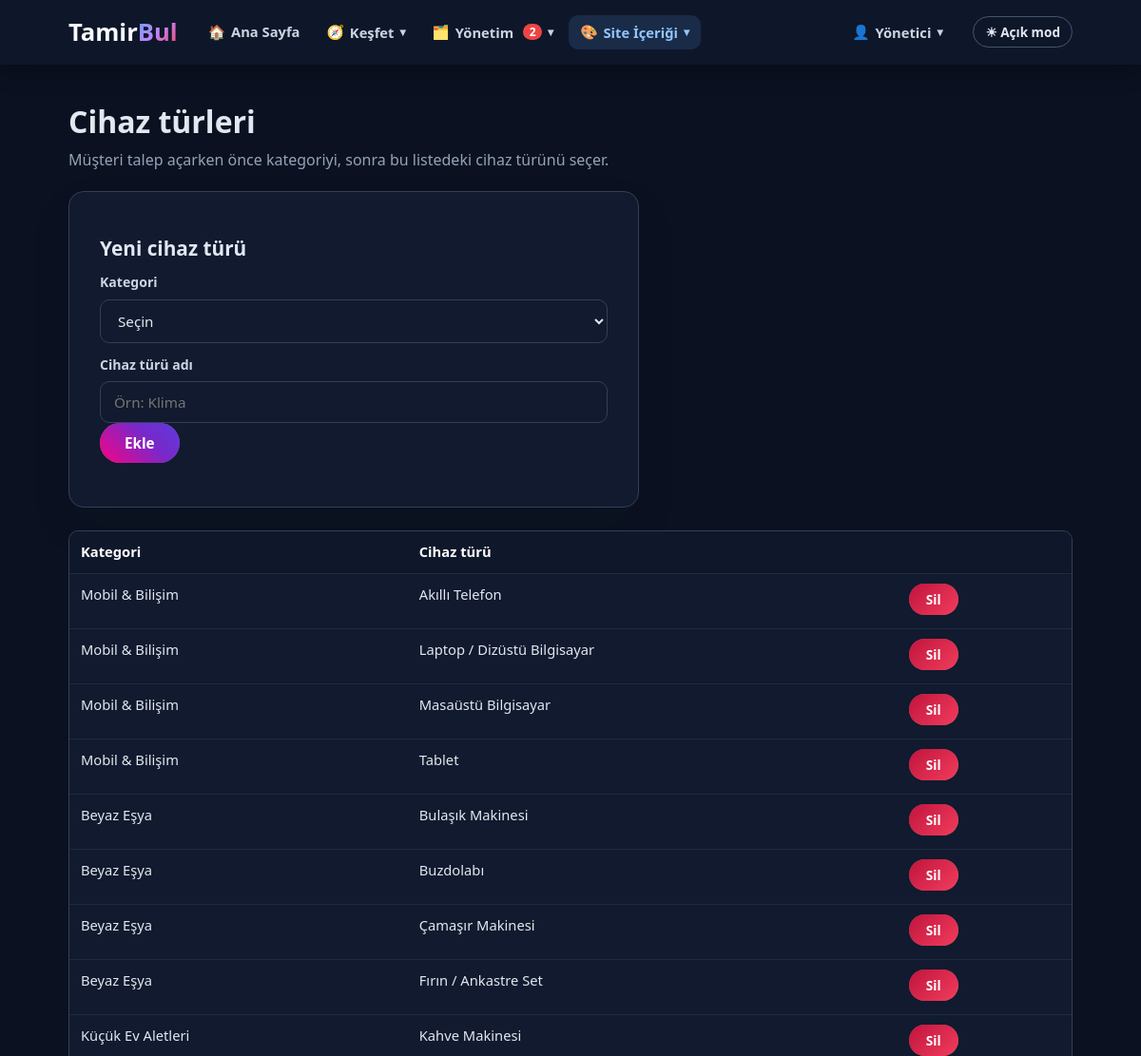
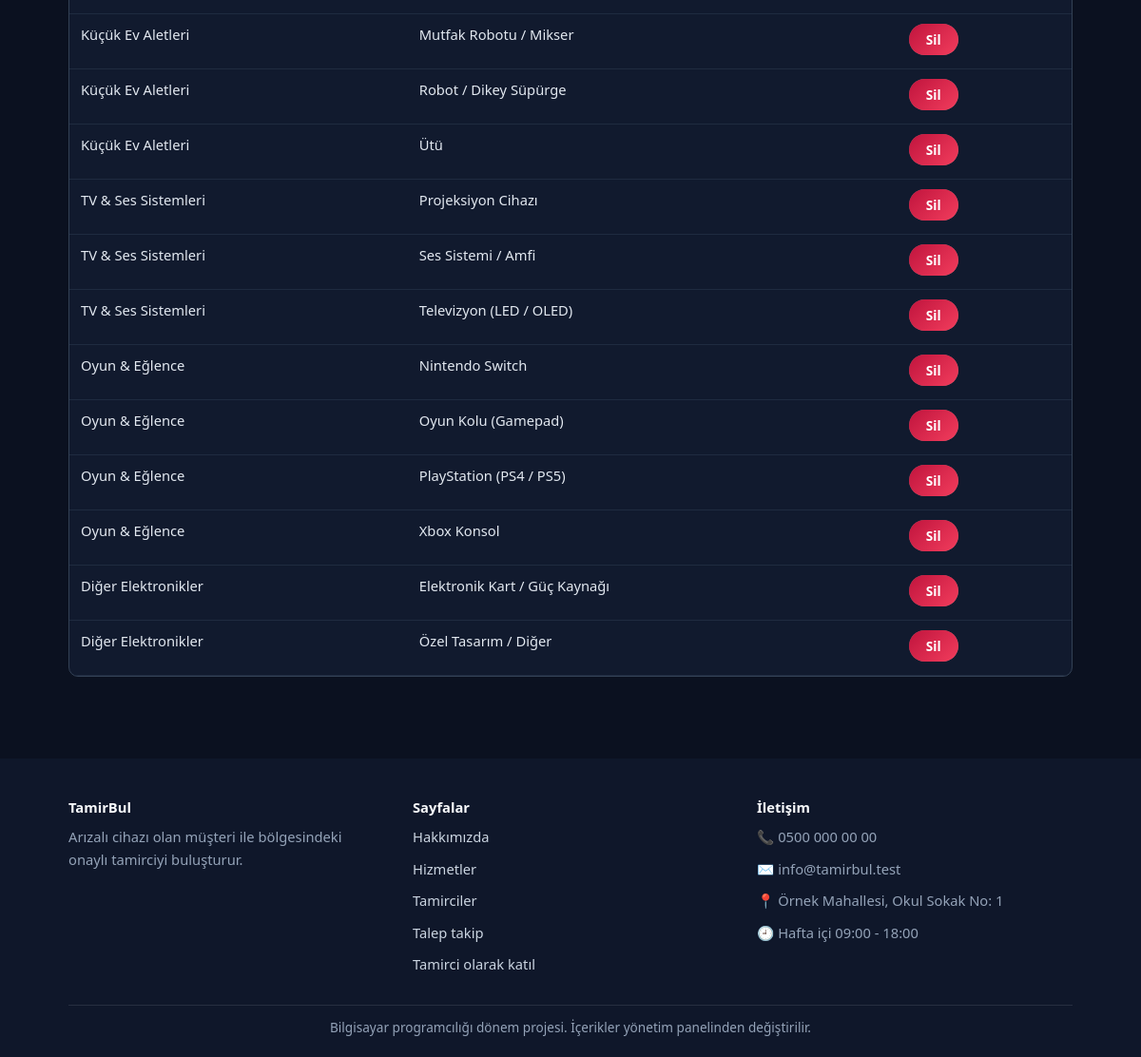
Screenshot of /admin/cihaz-turleri.php (signed in) with the database file from the repository (2 pictures, top to bottom).
### tables this page shows
CREATE TABLE site_ayarlari (
    id INT AUTO_INCREMENT PRIMARY KEY,  
    anahtar VARCHAR(50) NOT NULL UNIQUE,  
    deger TEXT NOT NULL,  
    etiket VARCHAR(100) NOT NULL DEFAULT ''  
);

CREATE TABLE cihaz_turleri (
    id INT AUTO_INCREMENT PRIMARY KEY,  
    kategori_id INT NOT NULL,  
    ad VARCHAR(80) NOT NULL  
);

CREATE TABLE kategoriler (
    id INT AUTO_INCREMENT PRIMARY KEY,  
    ad VARCHAR(80) NOT NULL,  
    aciklama TEXT NOT NULL,  
    resim VARCHAR(255) NOT NULL DEFAULT ''  
);

### ortak/hazirla.php (called while the page is built, shortened)
<?php
if (is_dir("ortak")) {
    $kok = "";
} else {
    $kok = "../";
}
include __DIR__ . "/baglanti.php";
include __DIR__ . "/guvenlik.php";
include __DIR__ . "/yazi-stili.php";

### ortak/baglanti.php (called while the page is built, shortened)
<?php
$baglanti = mysqli_connect("127.0.0.1", "root", "", "tamirbul");
$veritabani_hazir = ($baglanti != false);
if ($veritabani_hazir) {
    mysqli_set_charset($baglanti, "utf8mb4");
}
function sorgula($sorgu) {
    global $baglanti;
    return mysqli_query($baglanti, $sorgu);
}
function satirlar($sorgu) {
    $liste = array();
    $sonuc = sorgula($sorgu);
    while ($sonuc && $satir = mysqli_fetch_assoc($sonuc)) {
        $liste[] = $satir;
    }
    return $liste;
}
function tek_satir($sorgu) {
    $liste = satirlar($sorgu);
    if (count($liste) == 0) {
        return null;
    }
    return $liste[0];
}
function sayi_getir($sorgu) {
    $satir = tek_satir($sorgu);
    return (int) reset($satir);
}
function temizle($yazi) {
    global $baglanti;
    return mysqli_real_escape_string($baglanti, $yazi);
}
function ayar_getir($anahtar, $yoksa_bu) {
    $satir = tek_satir("SELECT deger FROM site_ayarlari WHERE anahtar = '" . temizle($anahtar) . "'");
    return $satir["deger"];
}

### ortak/yazi-stili.php (called while the page is built, shortened)
<?php
function yazi_stili_oku($anahtar) {
    global $yazi_stil_secenekleri;
    $satir = tek_satir("SELECT * FROM yazi_stilleri WHERE anahtar = '" . temizle($anahtar) . "'");
    $secimler = array();
    foreach ($yazi_stil_secenekleri as $sutun => $bilgi) {
        $secimler[$sutun] = "";
    }
    return $secimler;
}
function yazi_stili($anahtar) {
    $secimler = yazi_stili_oku($anahtar);
    $css = "";
    if ($css == "") {
        return "";
    }
    return ' style="' . trim($css) . '"';
}

### ortak/guvenlik.php (called while the page is built, shortened)
<?php
function temiz_yaz($metin) {
    return htmlspecialchars($metin, ENT_QUOTES, "UTF-8");
}

### admin/cihaz-turleri.php (the view, shortened to what this page needs)
<?php
include "../ortak/hazirla.php";
$turler = satirlar("SELECT cihaz_turleri.*, kategoriler.ad AS kategori_adi FROM cihaz_turleri INNER JOIN kategoriler ON kategoriler.id = cihaz_turleri.kategori_id ORDER BY kategoriler.id, cihaz_turleri.ad");
include "../ortak/baslik.php";
?>
<section class="sayfa">
    <div class="kapsayici">
        <h1>Cihaz türleri</h1>
        <p class="giris-metni">Müşteri talep açarken önce kategoriyi, sonra bu listedeki cihaz türünü seçer.</p>
        <?php include "../ortak/mesajlar.php"; ?>
        <form class="form-kutu" method="post" action="cihaz-turleri.php">
            <h2>Yeni cihaz türü</h2>
            <label for="kategori_id">Kategori</label>
            <select id="kategori_id" name="kategori_id">
                <option value="">Seçin</option>
            </select>
            <label for="ad">Cihaz türü adı</label>
            <input id="ad" name="ad" type="text" placeholder="Örn: Klima">
            <p><button class="btn btn-primary" type="submit">Ekle</button></p>
        </form>
        <div class="tablo-kutu">
            <table>
                <tr><th>Kategori</th><th>Cihaz türü</th><th></th></tr>
                <?php foreach ($turler as $tur) { ?>
                    <tr>
                        <td><?php echo temiz_yaz($tur["kategori_adi"]); ?></td>
                        <td><?php echo temiz_yaz($tur["ad"]); ?></td>
                        <td>
                            <form method="post" action="cihaz-turleri.php" data-onay="Bu cihaz türü silinsin mi?">
                                <button class="btn btn-sm btn-danger" type="submit">Sil</button>
                            </form>
                        </td>
                    </tr>
                <?php } ?>
            </table>
        </div>
    </div>
</section>
<?php
include "../ortak/altlik.php";
?>

### ortak/baslik.php (shortened to what this page needs)
<?php
$site_adi = ayar_getir("site_adi", "TamirBul");
$logo_on = mb_substr($site_adi, 0, 5, "UTF-8");
$logo_arka = mb_substr($site_adi, 5, null, "UTF-8");
$tema = "koyu";
$tema_dugme_yazisi = "☀ Açık mod";
$acik_sayfa = basename($_SERVER["PHP_SELF"]);
if ($kok != "") {
    $acik_sayfa = basename(dirname($_SERVER["PHP_SELF"])) . "/" . $acik_sayfa;
}
function menu_linki($adres, $ikon, $yazi, $aciklama, $sayi) {
    return array("adres" => $adres, "ikon" => $ikon, "yazi" => $yazi, "aciklama" => $aciklama, "sayi" => $sayi);
}
$rol = "ziyaretci";
if (giris_yapildi_mi()) {
    $rol = $_SESSION["rol"];
}
$kisi_basligi = "Hesap";
if (giris_yapildi_mi()) {
    $kisi_basligi = $_SESSION["ad"];
}
$menu_gruplari = array();
$menu_gruplari[] = array("baslik" => "Keşfet", "ikon" => "🧭", "sag" => false, "linkler" => array(
    menu_linki("hizmetler.php", "🛠️", "Hizmetler", "Tamir çeşitleri ve başlangıç fiyatları", 0),
    menu_linki("tamirciler.php", "👷", "Tamirciler", "Onaylı tamirciler ve puanları", 0),
    menu_linki("hakkimizda.php", "💡", "Hakkımızda", "TamirBul nedir, nasıl çalışır?", 0),
    menu_linki("iletisim.php", "✉️", "İletişim", "Bize yazın, sorunuzu sorun", 0)
));
if ($rol == "admin") {
    $menu_bekleyen_usta = sayi_getir("SELECT COUNT(*) FROM kullanicilar WHERE rol = 'tamirci' AND onayli = 0");
    $menu_okunmamis_mesaj = sayi_getir("SELECT COUNT(*) FROM mesajlar WHERE okundu = 0");
    $menu_gruplari[] = array("baslik" => "Yönetim", "ikon" => "🗂️", "sag" => false, "linkler" => array(
        menu_linki("admin/panel.php", "📊", "Özet", "Her şey tek ekranda", 0),
        menu_linki("admin/kullanicilar.php", "👥", "Kullanıcılar", "Üyeler ve tamirci onayı", $menu_bekleyen_usta),
        menu_linki("admin/talepler.php", "📋", "Talepler", "Bütün talepler ve durumları", 0),
        menu_linki("admin/randevular.php", "📅", "Randevular", "Kurulan randevular", 0),
        menu_linki("admin/mesajlar.php", "✉️", "Mesajlar", "İletişim formundan gelenler", $menu_okunmamis_mesaj),
        menu_linki("admin/kayitlar.php", "📜", "İşlem kayıtları", "Kim, ne zaman, ne yaptı (log)", 0)
    ));
    $menu_gruplari[] = array("baslik" => "Site İçeriği", "ikon" => "🎨", "sag" => false, "linkler" => array(
        menu_linki("admin/ayarlar.php", "✏️", "Site yazıları", "Yazılar ve yazı stilleri", 0),
        menu_linki("admin/slaytlar.php", "🖼️", "Ana sayfa resimleri", "Üstte değişen resimler", 0),
        menu_linki("admin/adimlar.php", "🔢", "Nasıl çalışır", "Adım kartları", 0),
        menu_linki("admin/kategoriler.php", "🗃️", "Kategoriler", "Ana kategoriler", 0),
        menu_linki("admin/cihaz-turleri.php", "📱", "Cihaz türleri", "Formdaki cihaz listesi", 0),
        menu_linki("admin/hizmetler.php", "🛠️", "Hizmetler", "Tamir çeşitleri ve fiyatlar", 0),
        menu_linki("admin/konumlar.php", "📍", "İl / İlçe", "Konum listesi", 0),
        menu_linki("admin/sayfa-icerik.php", "📄", "Sayfa yazıları", "Hakkımızda gibi uzun yazılar", 0)
    ));
    $menu_gruplari[] = array("baslik" => $kisi_basligi, "ikon" => "👤", "sag" => true, "linkler" => array(
        menu_linki("cikis.php", "🚪", "Çıkış Yap", "", 0)
    ));
}
foreach ($menu_gruplari as $sira => $grup) {
    $toplam_sayi = 0;
    $grupta_mi = false;
    foreach ($grup["linkler"] as $link) {
        $toplam_sayi = $toplam_sayi + $link["sayi"];
        if ($link["adres"] == $acik_sayfa) {
            $grupta_mi = true;
        }
    }
    $menu_gruplari[$sira]["toplam_sayi"] = $toplam_sayi;
    $menu_gruplari[$sira]["aktif"] = $grupta_mi;
}
?>
<!DOCTYPE html>
<html lang="tr" class="<?php echo $tema; ?>">
<head>
    <link rel="stylesheet" href="<?php echo $kok; ?>css/stil.css">
</head>
<body>
    <header class="navbar">
        <div class="container navbar-container">
            <a class="logo" href="<?php echo $kok; ?>index.php">
                <h1<?php echo yazi_stili("site_adi"); ?>><?php echo temiz_yaz($logo_on); ?><span><?php echo temiz_yaz($logo_arka); ?></span></h1>
            </a>
            <button type="button" id="tema-dugmesi" class="tema-dugmesi"><?php echo $tema_dugme_yazisi; ?></button>
            <nav id="menu" class="menu">
                <a class="menu-linki <?php if ($acik_sayfa == "index.php") { echo "aktif"; } ?>" href="<?php echo $kok; ?>index.php"><span class="ikon">🏠</span> Ana Sayfa</a>
                <?php foreach ($menu_gruplari as $grup) { ?>
                    <div class="acilir <?php if ($grup["sag"]) { echo "sag"; } ?> <?php if ($grup["aktif"]) { echo "aktif"; } ?>">
                        <button type="button" class="acilir-dugme" aria-expanded="false">
                            <span class="ikon"><?php echo $grup["ikon"]; ?></span>
                            <?php echo temiz_yaz($grup["baslik"]); ?>
                            <?php if ($grup["toplam_sayi"] > 0) { ?>
                                <span class="menu-sayisi"><?php echo $grup["toplam_sayi"]; ?></span>
                            <?php } ?>
                            <span class="acilir-ok">▾</span>
                        </button>
                    </div>
                <?php } ?>
            </nav>
        </div>
    </header>
    <main>

### ortak/altlik.php (shortened to what this page needs)
<?php
$alt_site_adi = ayar_getir("site_adi", "TamirBul");
$alt_aciklama = ayar_getir("altlik_aciklama", "");
$alt_telefon = ayar_getir("telefon", "");
$alt_eposta = ayar_getir("eposta", "");
$alt_adres = ayar_getir("adres", "");
$alt_saat = ayar_getir("calisma_saatleri", "");
$alt_not = ayar_getir("altlik_not", "");
?>
    </main>
    <footer class="footer">
        <div class="container footer-container">
            <div>
                <strong<?php echo yazi_stili("site_adi"); ?>><?php echo temiz_yaz($alt_site_adi); ?></strong>
                <p<?php echo yazi_stili("altlik_aciklama"); ?>><?php echo temiz_yaz($alt_aciklama); ?></p>
            </div>
            <div>
                <strong>Sayfalar</strong>
                <p><a href="<?php echo $kok; ?>hakkimizda.php">Hakkımızda</a></p>
                <p><a href="<?php echo $kok; ?>hizmetler.php">Hizmetler</a></p>
                <p><a href="<?php echo $kok; ?>tamirciler.php">Tamirciler</a></p>
                <p><a href="<?php echo $kok; ?>talep-takip.php">Talep takip</a></p>
                <p><a href="<?php echo $kok; ?>tamirci-kayit.php">Tamirci olarak katıl</a></p>
            </div>
            <div>
                <strong>İletişim</strong>
                <p><span class="ikon ikon-salla">📞</span> <span<?php echo yazi_stili("telefon"); ?>><?php echo temiz_yaz($alt_telefon); ?></span></p>
                <p><span class="ikon">✉️</span> <span<?php echo yazi_stili("eposta"); ?>><?php echo temiz_yaz($alt_eposta); ?></span></p>
                <p><span class="ikon ikon-zipla">📍</span> <span<?php echo yazi_stili("adres"); ?>><?php echo temiz_yaz($alt_adres); ?></span></p>
                <p><span class="ikon ikon-don">🕘</span> <span<?php echo yazi_stili("calisma_saatleri"); ?>><?php echo temiz_yaz($alt_saat); ?></span></p>
            </div>
        </div>
        <div class="container alt-not">
            <p<?php echo yazi_stili("altlik_not"); ?>><?php echo temiz_yaz($alt_not); ?></p>
        </div>
    </footer>
</body>
</html>

### rows the page displays
site_ayarlari: deger "Tamir", deger "Bul", deger "TamirBul"
cihaz_turleri: kategoriler.ad "Mobil & Bilişim", ad "Akıllı Telefon"
cihaz_turleri: kategoriler.ad "Mobil & Bilişim", ad "Laptop / Dizüstü Bilgisayar"
cihaz_turleri: kategoriler.ad "Mobil & Bilişim", ad "Masaüstü Bilgisayar"
cihaz_turleri: kategoriler.ad "Mobil & Bilişim", ad "Tablet"
cihaz_turleri: kategoriler.ad "Beyaz Eşya", ad "Bulaşık Makinesi"
cihaz_turleri: kategoriler.ad "Beyaz Eşya", ad "Buzdolabı"
cihaz_turleri: kategoriler.ad "Beyaz Eşya", ad "Çamaşır Makinesi"
cihaz_turleri: kategoriler.ad "Beyaz Eşya", ad "Fırın / Ankastre Set"
cihaz_turleri: kategoriler.ad "Küçük Ev Aletleri", ad "Kahve Makinesi"
cihaz_turleri: kategoriler.ad "Küçük Ev Aletleri", ad "Mutfak Robotu / Mikser"
cihaz_turleri: kategoriler.ad "Küçük Ev Aletleri", ad "Robot / Dikey Süpürge"
cihaz_turleri: kategoriler.ad "Küçük Ev Aletleri", ad "Ütü"
cihaz_turleri: kategoriler.ad "TV & Ses Sistemleri", ad "Projeksiyon Cihazı"
cihaz_turleri: kategoriler.ad "TV & Ses Sistemleri", ad "Ses Sistemi / Amfi"
cihaz_turleri: kategoriler.ad "TV & Ses Sistemleri", ad "Televizyon (LED / OLED)"
cihaz_turleri: kategoriler.ad "Oyun & Eğlence", ad "Nintendo Switch"
cihaz_turleri: kategoriler.ad "Oyun & Eğlence", ad "Oyun Kolu (Gamepad)"
cihaz_turleri: kategoriler.ad "Oyun & Eğlence", ad "PlayStation (PS4 / PS5)"
cihaz_turleri: kategoriler.ad "Oyun & Eğlence", ad "Xbox Konsol"
cihaz_turleri: kategoriler.ad "Diğer Elektronikler", ad "Elektronik Kart / Güç Kaynağı"
cihaz_turleri: kategoriler.ad "Diğer Elektronikler", ad "Özel Tasarım / Diğer"
site_ayarlari: deger "Arızalı cihazı olan müşteri ile bölgesindeki onaylı tamirciyi buluşturur."
site_ayarlari: deger "0500 000 00 00"
site_ayarlari: deger "info@tamirbul.test"
site_ayarlari: deger "Örnek Mahallesi, Okul Sokak No: 1"
site_ayarlari: deger "Hafta içi 09:00 - 18:00"
site_ayarlari: deger "Bilgisayar programcılığı dönem projesi. İçerikler yönetim panelinden değiştirilir."

### other values shown
$tema_dugme_yazisi "☀ Açık mod"
$grup["ikon"] "🧭"
temiz_yaz($grup["baslik"]) "Keşfet"
$grup["ikon"] "🗂️"
temiz_yaz($grup["baslik"]) "Yönetim"
$grup["toplam_sayi"] "2"
$grup["ikon"] "🎨"
temiz_yaz($grup["baslik"]) "Site İçeriği"
$grup["ikon"] "👤"
temiz_yaz($grup["baslik"]) "Yönetici"
